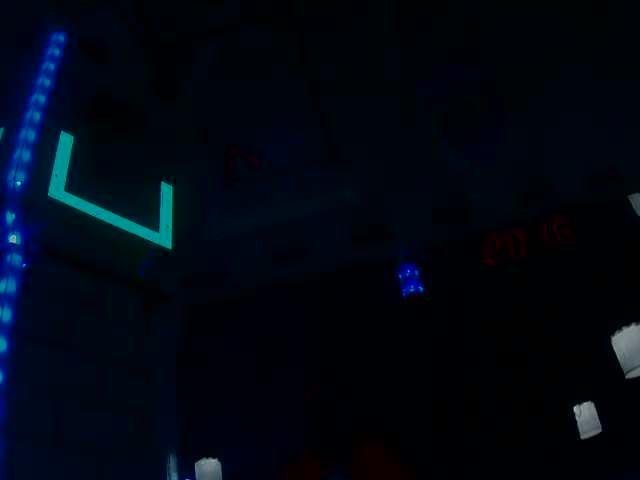
#> input picture vision/training_data/cd_retro_pics/16.jpg, 640 x 480 px; its folder holds 2 pictures in this run
$ python filter_test.py training_data/cd_retro_pics   (older library calls are emulated)
#> lines starting #> are read from the running program, lines starting #| are printed output that depends on the picture; after the words box and inside, x2 and y2 are one past the last pixel; in counts of white or black regions, pixels touching at a corner belong together
import cv2
import sys
from matplotlib import pyplot as plt
import numpy as np
import os
from os.path import join
width = 640
height = 480
dpp = float((width*height)/10000)
font = cv2.FONT_HERSHEY_PLAIN

def find_goals(img, disp_part=False):
#> called with disp_part = True
    blurred = cv2.GaussianBlur(img, (5, 5), 0)
    edges = cv2.Canny(cv2.cvtColor(blurred, cv2.COLOR_RGB2GRAY), 150, 200)
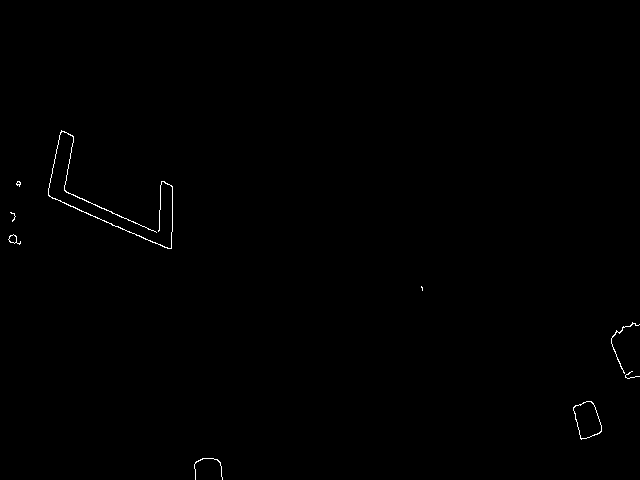
#> edges: shape (480, 640); 0.3% white in thin lines or dots, all inside (x1, y1, x2, y2) = (8, 130, 640, 480)
    if disp_part:
        plt.imshow(edges, 'gray')
        plt.draw()
        plt.waitforbuttonpress()
    _, contours, hierarcy = cv2.findContours(edges, cv2.RETR_EXTERNAL, cv2.CHAIN_APPROX_SIMPLE)
#> contours = 9 contours, 5 with area under 20; largest, box (x1, y1, x2, y2) and area: (573, 401, 602, 440) 734, (48, 130, 173, 249) 78, (8, 234, 21, 245) 52, (611, 322, 640, 374) 22
    goals = []
    for h, cont in enumerate(contours):
        x, y, w, h = cv2.boundingRect(cont)
        aspect = h/w
        if h*w/dpp > 50 and abs(aspect-0.5) < 1:
            cv2.drawContours(img, [cont], 0, (0, 255, 0), 5)
            goals.append((int(x+w/2), int(y+h/2), "Goal!"))
#> this loop made 9 passes
#> (x, y, w, aspect) on passes 1 to 9: (194, 458, 29, 0.759), (573, 401, 29, 1.34), (625, 371, 15, 0.533), (611, 322, 29, 1.79), (421, 286, 2, 2.5), (8, 234, 13, 0.846), (10, 212, 6, 1.67), (16, 181, 5, 1.2), (48, 130, 125, 0.952)
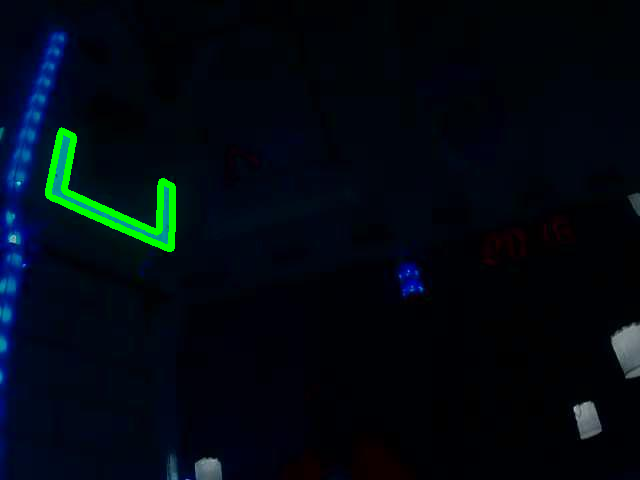
#> img: shape (480, 640, 3); mean R, G, B 1.5, 8.8, 16.9
#> after the loop, goals = [(110, 189, 'Goal!')]
    return goals


def highlight_image(filename):
    orig = cv2.cvtColor(cv2.imread(filename), cv2.COLOR_BGR2RGB)
    goals = find_goals(orig, True)
#> goals = [(110, 189, 'Goal!')]
    for x, y, msg in goals:
        cv2.circle(orig, (x, y), 2, (255, 0, 0), -1)
        cv2.putText(orig, msg, (x, y), font, 1, (0, 255, 255))
#> this loop made 1 pass
#> orig: shape (480, 640, 3); 0.03% of pixels changed, all inside (x1, y1, x2, y2) = (108, 179, 148, 192)
    cv2.putText(orig, "Found {} goal(s)".format(len(goals)), (int(width/2), height-20), font, 1, (255, 255, 255))
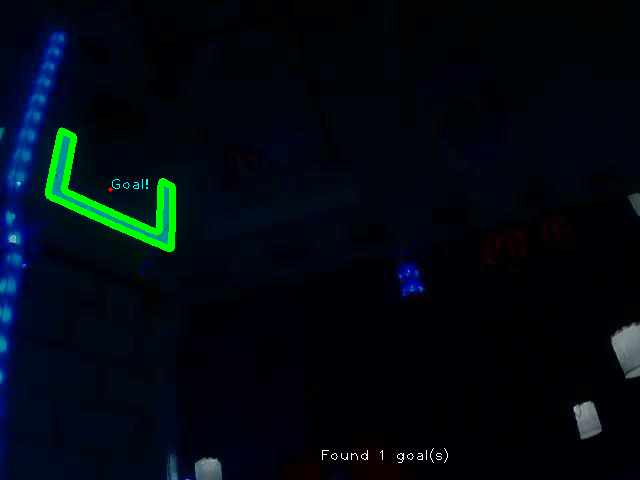
#> orig: shape (480, 640, 3); mean R, G, B 1.7, 9.1, 17.1
    plt.imshow(orig)
    plt.draw()
    plt.waitforbuttonpress()
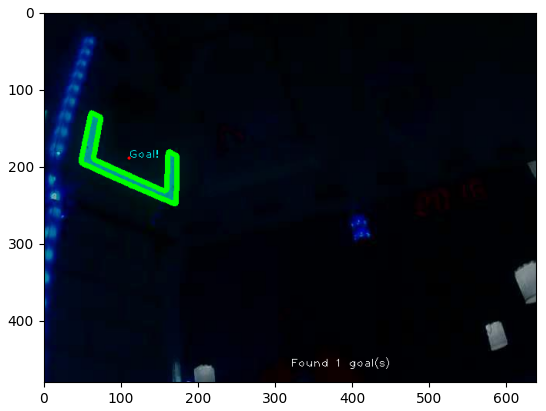
#> figure drawn by matplotlib, 1 panel

if __name__ == "__main__":
    for file in os.listdir(sys.argv[1]):
        if file.endswith(".jpg"):
            highlight_image(join(sys.argv[1], file))
#> pass 2 of the loop `for file in os.listdir(sys.argv[1]):`:
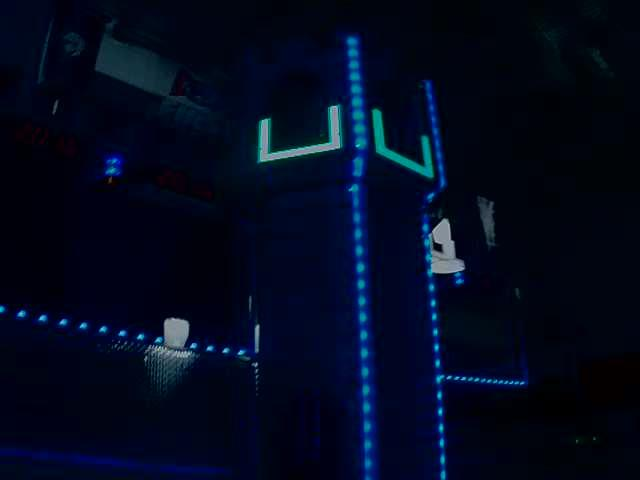
#> input picture vision/training_data/cd_retro_pics/182.jpg, 640 x 480 px
#> edges: shape (480, 640); 0.65% white in thin lines or dots, all inside (x1, y1, x2, y2) = (0, 105, 525, 480)
#> contours = 58 contours, 38 with area under 20; largest, box (x1, y1, x2, y2) and area: (254, 324, 260, 353) 114, (372, 109, 434, 178) 45, (436, 375, 445, 384) 36, (424, 218, 465, 277) 30, (59, 319, 67, 325) 26
#> the loop in find_goals (call 2), `for h, cont in enumerate(contours):` made 58 passes
#> (x, y, w, aspect) on passes 1 to 8: (444, 470, 2, 5), (440, 470, 3, 3.33), (440, 454, 5, 2.2), (439, 438, 5, 2), (439, 423, 5, 2), (438, 407, 5, 2), (437, 390, 5, 2), (481, 381, 4, 0.5)
#> after the loop in find_goals (call 2), `for h, cont in enumerate(contours):`:
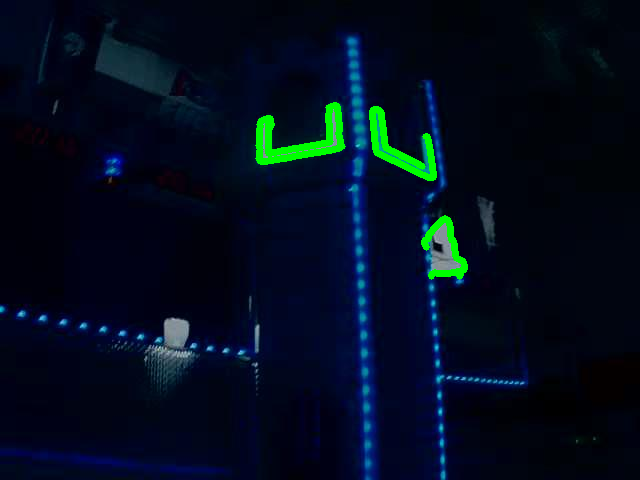
#> img: shape (480, 640, 3); mean R, G, B 2, 12.2, 28.6
#> after the loop in find_goals (call 2), `for h, cont in enumerate(contours):`: goals = [(444, 247, 'Goal!'), (403, 143, 'Goal!'), (300, 133, 'Goal!')]
#> the loop in highlight_image (call 2), `for x, y, msg in goals:` made 3 passes
#> in highlight_image (call 2), `cv2.putText(orig, "Found {} goal(s)".format(len(goals)), (int(width/2)..`:
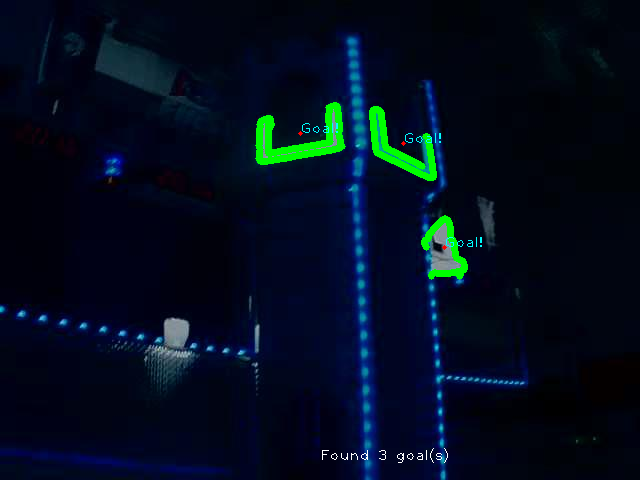
#> orig: shape (480, 640, 3); mean R, G, B 2.3, 12.5, 29
